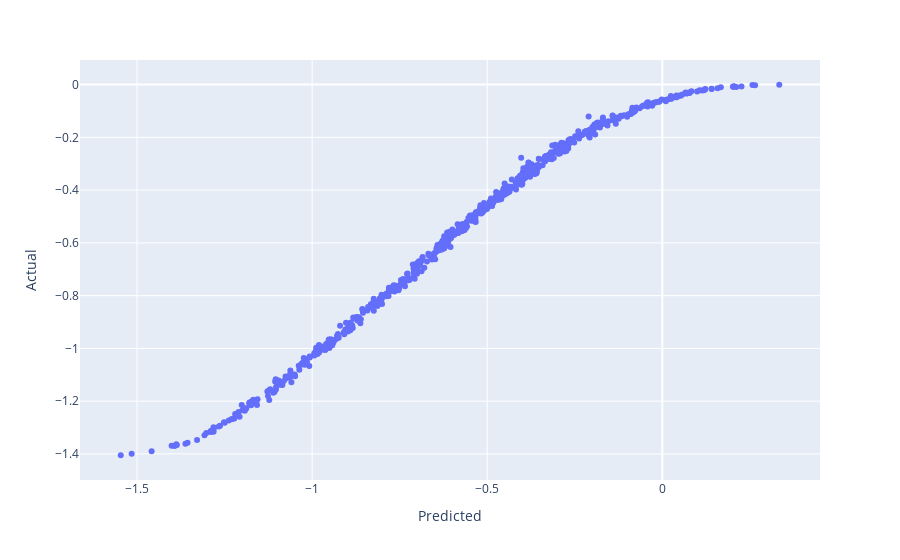
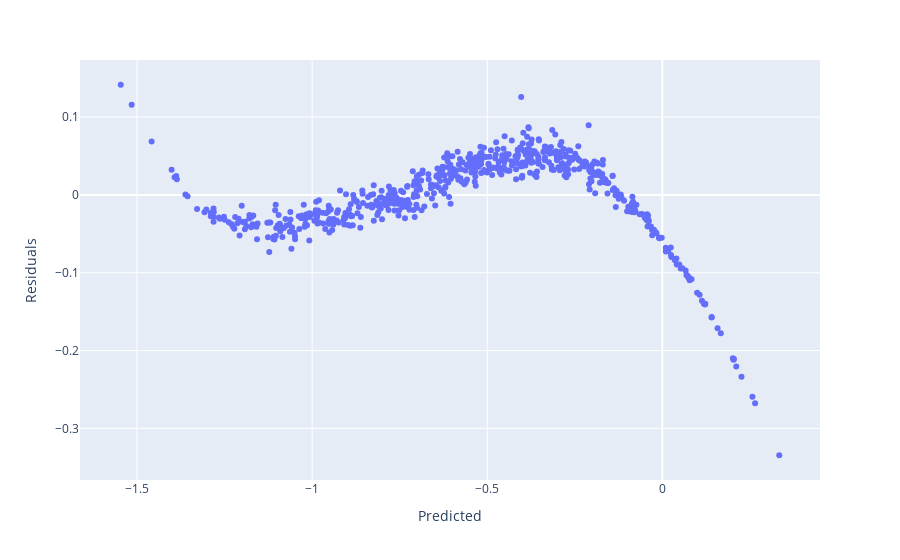

Write notebook code for charts like these, in order.
### Code cell
coefs = np.array(model.coef_)
comp = pd.DataFrame((X_test.columns, coefs)).T
comp = comp.rename({0: "Variable", 1: "Coef"}, axis=1)
display(comp)

display(X_test.columns)


new_pred = model.predict(X_test)
new_resid = y_test - new_pred

display(px.scatter(x=new_pred, y=y_test, labels={"x": "Predicted", "y": "Actual"}))
display(
    px.scatter(x=new_pred, y=new_resid, labels={"x": "Predicted", "y": "Residuals"})
)

### Figure 1 — Plotly figure (JSON) as saved in the notebook; plotly's stock layout.template omitted (floating-point values rounded to 4 significant figures; data arrays with more than 128 entries replaced by an {"elided": "..."} marker saying what was removed)
{"data": [{"hovertemplate": "Predicted=%{x}<br>Actual=%{y}<extra></extra>", "legendgroup": "", "marker": {"color": "#636efa", "symbol": "circle"}, "mode": "markers", "name": "", "orientation": "v", "showlegend": false, "type": "scatter", "x": {"elided": "628 float values"}, "xaxis": "x", "y": {"elided": "628 float values"}, "yaxis": "y"}], "layout": {"legend": {"tracegroupgap": 0}, "margin": {"t": 60}, "xaxis": {"anchor": "y", "domain": [0, 1], "title": {"text": "Predicted"}}, "yaxis": {"anchor": "x", "domain": [0, 1], "title": {"text": "Actual"}}}}

### Figure 2 — Plotly figure (JSON) as saved in the notebook; plotly's stock layout.template omitted (floating-point values rounded to 4 significant figures; data arrays with more than 128 entries replaced by an {"elided": "..."} marker saying what was removed)
{"data": [{"hovertemplate": "Predicted=%{x}<br>Residuals=%{y}<extra></extra>", "legendgroup": "", "marker": {"color": "#636efa", "symbol": "circle"}, "mode": "markers", "name": "", "orientation": "v", "showlegend": false, "type": "scatter", "x": {"elided": "628 float values"}, "xaxis": "x", "y": {"elided": "628 float values"}, "yaxis": "y"}], "layout": {"legend": {"tracegroupgap": 0}, "margin": {"t": 60}, "xaxis": {"anchor": "y", "domain": [0, 1], "title": {"text": "Predicted"}}, "yaxis": {"anchor": "x", "domain": [0, 1], "title": {"text": "Residuals"}}}}
